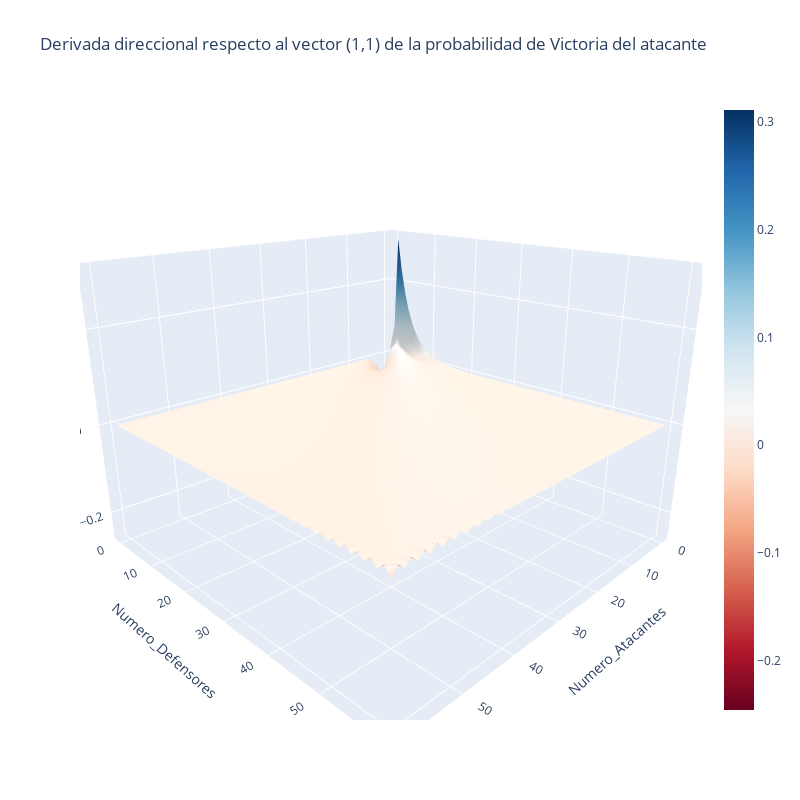

Source (notebook cell):
### Code cell
import pandas as pd
import plotly.graph_objects as go
import numpy as np

# Creamos un DataFrame de ejemplo
dfpb = df

# Creamos una tabla pivote a partir del DataFrame
table = pd.pivot_table(dfpb, values='Probabilidad_Victoria_Atacante', index='Numero_Atacantes', columns='Numero_Defensores')

# Creamos una malla de coordenadas x y z a partir de la tabla pivote
x, y = table.index.values, table.columns.values
X, Y = np.meshgrid(x, y)
Z = table.values.T

# Calculamos las derivadas parciales de la superficie con respecto a x e y
dZdx, dZdy = np.gradient(Z, x, y)

# Definimos el vector de dirección
direction = np.array([1, 1])

# Calculamos la derivada direccional en cada punto de la superficie
dZd_dir = direction[0] * dZdx + direction[1] * dZdy

# Crear la figura con la superficie 3D correspondiente a la derivada direccional
fig = go.Figure(data=[go.Surface(x=X, y=Y, z=dZd_dir, colorscale='RdBu')])

# Configurar el diseño de la figura
fig.update_layout(
    title='Derivada direccional respecto al vector (1,1) de la probabilidad de Victoria del atacante',
    autosize=False,
    width=800,
    height=800,
    scene=dict(
        xaxis=dict(title='Numero_Atacantes'),
        yaxis=dict(title='Numero_Defensores'),
        zaxis=dict(title='Derivada Direccional'),
        aspectratio=dict(x=1, y=1, z=0.7),
        camera_eye=dict(x=1.2, y=1.2, z=0.6),
        dragmode='orbit'
    )
)

# Mostrar la figura
fig.show()

### Figure 1 — Plotly figure (JSON) as saved in the notebook; plotly's stock layout.template omitted (floating-point values rounded to 4 significant figures; data arrays with more than 128 entries replaced by an {"elided": "..."} marker saying what was removed)
{"data": [{"colorscale": [[0, "rgb(103,0,31)"], [0.1, "rgb(178,24,43)"], [0.2, "rgb(214,96,77)"], [0.3, "rgb(244,165,130)"], [0.4, "rgb(253,219,199)"], [0.5, "rgb(247,247,247)"], [0.6, "rgb(209,229,240)"], [0.7, "rgb(146,197,222)"], [0.8, "rgb(67,147,195)"], [0.9, "rgb(33,102,172)"], [1, "rgb(5,48,97)"]], "type": "surface", "x": {"elided": "61x61 int values"}, "y": {"elided": "61x61 int values"}, "z": {"elided": "61x61 float values"}}], "layout": {"autosize": false, "height": 800, "scene": {"aspectratio": {"x": 1, "y": 1, "z": 0.7}, "camera": {"eye": {"x": 1.2, "y": 1.2, "z": 0.6}}, "dragmode": "orbit", "xaxis": {"title": {"text": "Numero_Atacantes"}}, "yaxis": {"title": {"text": "Numero_Defensores"}}, "zaxis": {"title": {"text": "Derivada Direccional"}}}, "title": {"text": "Derivada direccional respecto al vector (1,1) de la probabilidad de Victoria del atacante"}, "width": 800}}
